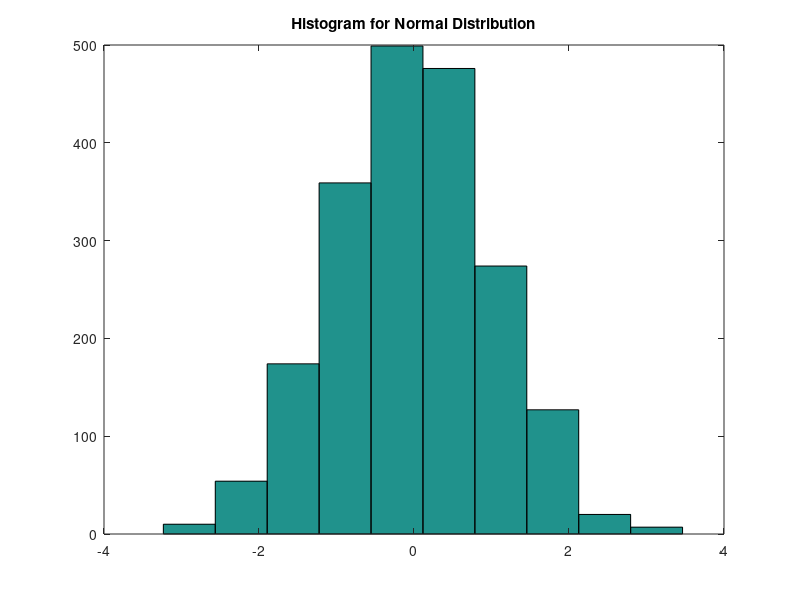
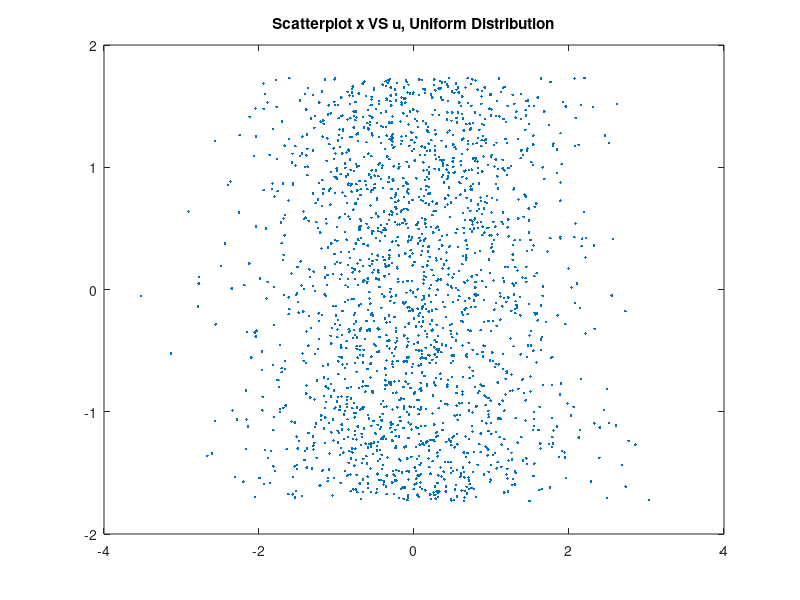

Reproduce these figures in MATLAB, in order. (Note: this script raises an error after producing the figures.)
% 2.1
figure()
N = randn(1,2000); % generates 2000 points that are Normal distributed
hist(N,10)
title('Histogram for Normal Distribution')


figure()
U = rand(1,2000); % generates 2000 points that are Uniform distributed
hist(U,10)
title('Histogram for Uniform Distribution')

%% 2.2 a

x = randn(1,2000);  % Generate x vectors
y = randn(1,2000);  % Generate y vectors

plot(x,y,'.')
title('Scatterplot x VS y, Normal Distribution')

%% 2.2 b

u = -sqrt(3)+2*sqrt(3)*rand(1,2000); % generate u vectors 
v = -sqrt(3)+2*sqrt(3)*rand(1,2000); % generate v vectors

plot(u,v,'.')                        % generate Scatterplot u VS v
title('Scatterplot u VS v, Uniform Distribution')  

plot(x,u,'.')                         % generate Scatterplot x VS u
title('Scatterplot x VS u, Uniform Distribution')  


%% 2.3
N=2000;              % 2000 points
yh=0.5;              % fixed value ŷ
dy=0.1;              % tolerance δy
xk= randn(1,N);      % x random variable with Normal distributed
yk= randn(1,N);      % y random variable with Normal distributed
k=1;                 % Realization start 
for(i=1:N)           % starting point for loop to serch
    if (yk(i)>=yh-dy)&&(yk(i)<=yh+dy)    % condition of the loop xk where ŷ − ∆y < y and k < ŷ + ∆y
        x(k)=xk(i);                      % save the value that of x then we will plot this value
        k=k+1;                           % move to next realization
    end
end

figure()
histogram(x);
title('Histogram for selected values with a fixed y')

%% 2.3 b

N=2000;           % 2000 points
uh=0.5;           % fixed value u
du=0.1;           % tolerance δu
xku= rand(1,N);   % x random variable with Normal distributed
uk= rand(1,N);    % u random variable with Normal distributed
k=1;              % Realization start 
for(i=1:N)
    if (uk(i)>=uh-du)&&(uk(i)<=uh+du)   % condition of the loop xk where uh − ∆u < u and k < uh + ∆u
        x(k)=xku(i);   % save the value that of x then we will plot this value
        k=k+1;   % move to next realization
    end
end

figure()
hist(x, 20);
title('Histogram for selected values with a fixed y')

%% 3.1 a= 0.5

 x = randn(1,2000);            % x random variable with Normal distributed on 2000 points
 y = randn(1,2000);            % y random variable with Normal distributed on 2000 points
 
 a= 0.5;                      % alpha 
 
 z = (a*x + sqrt(1-(a.^2))*y);  % z equation
 
 figure()
 plot(x,z,'.')                 % Scatterplot for x VS alpha=0.5 
 title('Scatterplot for alpha=0.5')
 
 figure()
 hist(z)
 title('Histogram for alpha=0.5') % Histogram for alpha=0.5
 
 %% 3.1 a= -0.5

 x = randn(1,2000);            % x random variable with Normal distributed on 2000 points
 y = randn(1,2000);            % y random variable with Normal distributed on 2000 points
 
 a= -0.5;                      % alpha 
 
 z = (a*x + sqrt(1-(a.^2))*y);  % z equation
  
 figure()
 plot(x,z,'.')
 title('Scatterplot for alpha=-0.5')
 
 figure()
 hist(z)
 title('Histogram for alpha=-0.5')
 
 %% 3.1 a= 0.9

 x = randn(1,2000);            % x random variable with Normal distributed on 2000 points
 y = randn(1,2000);            % y random variable with Normal distributed on 2000 points
 
 a= 0.9;                       % alpha 
 
 z = (a*x + sqrt(1-(a.^2))*y); % z equation
 
 figure()
 plot(x,z,'.')                  % Scatterplot for alpha=0.9
 title('Scatterplot for alpha=0.9')
 
 figure()
 hist(z)   % Histogram for alpha=0.9
 title('Histogram for alpha=0.9')
 %% 3.1 a= -0.9

 x = randn(1,2000);            % x random variable with Normal distributed on 2000 points
 y = randn(1,2000);            % y random variable with Normal distributed on 2000 points
 
 a= -0.9;                      % alpha 
 
 z = (a*x + sqrt(1-(a.^2))*y);  % z equation
 
 figure()
 plot(x,z,'.')   % Scatterplot for alpha=-0.9
 title('Scatterplot for alpha=-0.9')

 figure()
 hist(z)     % Histogram for alpha=-0.9
 title('Histogram for alpha=-0.9')
 
 %% 3.2 a = 0.7 and p(x|z = 0.5)
 
 x = randn(1,2000);            % x random variable with Normal distributed on 2000 points
 y = randn(1,2000);            % y random variable with Normal distributed on 2000 points
 
 a= 0.7;                       % alpha 
 
 z = (a*x + sqrt(1-(a.^2))*y);  % z equation
 
 zh = 0.5;        % distribution p(x|z = 0.5)
 dz = 0.1;        % tolerance
 
k=1;
N=2000;         % number of point

for (i=1:N)
    if (z(i) <= zh+dz && z(i) >= zh-dz)   % condition 
        xz(k) = x(i);
        k=k+1;
    end
end
figure()
hist(xz)
title('Histogram for alpha=0.7')

 %% 3.2 a = 0.7 and p(x|z = -0.5)
 
 x = randn(1,2000);            % x random variable with Normal distributed on 2000 points
 y = randn(1,2000);            % y random variable with Normal distributed on 2000 points
 
 a= 0.7;                       % alpha 
 
 z = (a*x + sqrt(1-(a.^2))*y);  % z equation
 
 zh = -0.5;        % distribution p(x|z = 0.5)
 dz = 0.1;         % tolerance
 
k=1;
N=2000;           % number of point

for (i=1:N)
    if (z(i) <= zh+dz && z(i) >= zh-dz)   % condition 
        xz(k) = x(i);
        k=k+1;
    end
end
figure()
hist(xz)
title('Histogram for alpha=0.7')

%% 3.2 a = -0.7 and p(x|z = 0.5)
 
 x = randn(1,2000);            % x random variable with Normal distributed on 2000 points
 y = randn(1,2000);            % y random variable with Normal distributed on 2000 points
 
 a= -0.7;                     % alpha 
 
 z = (a*x + sqrt(1-(a.^2))*y);  % z equation
 
 zh = 0.5;                     % distribution p(x|z = 0.5)
 dz = 0.1;                     % tolerance
 
k=1;
N=2000;        % number of point

for (i=1:N) 
    if (z(i) <= zh+dz && z(i) >= zh-dz)  % condition
        xz(k) = x(i);
        k=k+1;
    end
end

figure()
hist(xz)
title('Histogram for alpha=-0.7')
 
%% 4.1

N = 256;                        % number of row
K= 256;                         % number of culumes 
X=randn(N,K);                   % nurmal distributed matrix
Ensemble_avg = mean(X');        % Ensemble Avreg value of a sample for the matrix
Time_avg= mean(X);              % Time Averag value for the kth realization of the matrix

figure()
plot(Ensemble_avg)              % Ensemble Avreg figure
hold on
plot(Time_avg)                  % Time Averag figure
hold off

%% 4.2


N = 256;                        % number of row
K= 256;                         % number of culumes 
X=randn(N,K);                   % nurmal distributed matrix

for (i=1:5)                     % afew values for n
    n1 = randi([1,N]);          
    n2 = randi([1,N]);
    figure()
    plot(X(n1,:),X(n2,:),'.')
end

%% 5.4

for i=1:256
    w = randn(1,256);
    x = filter(1,[1 -1],w);
    X(:,i) = x;
end
figure()
plot(X);
title('All Realizations')

n1 = [10, 50, 100, 200];
n2 = [9, 49, 99, 199];
figure()
for j=1:4
    subplot(2,2,j)
    plot(X(n1(j),:),X(n2(j),:),'.')
end

figure()
n3 = [50, 100, 200];
n4 = [40, 90, 190];
for j=1:3
    subplot(2,2,j)
    plot(X(n3(j),:),X(n4(j),:),'.')
end

%% 5.5

for i=1:256
    w = randn(1,256);
    x = filter(1,[1 -1],w);
    X(:,i) = x;
end

for n=2:256
    r(n-1) = (X(n,:)*X(n-1,:)')/256; % Average
end

plot(r)
hold on
y=(0:256);
x=y;
plot(x,y,'--')
hold off
title('Sample Ensemble Auto-correlation')
legend('Actual value','Theoretical value')
%% 6.3
for (i = 1:256)
    w = randn(1,256);
    x=filter(1,[1 -0.9],w);
    X(:,i)= x;
end

figure()
plot(X)
title('All Realizations')

n1 = [10, 50, 100, 200];
n2 = [9, 49, 99, 199];

n3 = [50, 100, 200];
n4 = [40, 90, 190];

figure()
for j=1:4
    subplot(2,2,j)
    plot(X(n1(j),:),X(n2(j),:),'.')
end

figure()
for i=1:3
    subplot(2,2,i)
    plot(X(n3(i),:),X(n4(i),:),'.')
end

%% 6.4

for i=1:256
    w = randn(1,256);
    x = filter(1,[1 -0.9],w);
    X(:,i) = x;
end

l=1;

for n=2:256
    r(n-1) = (X(n,:)*X(n-1,:)')/256;
    %rxt(n-1) = 0.9*((1-0.9^(n)));
end
figure()
plot(r)
hold on
%plot(rxt,'--')
hold off

